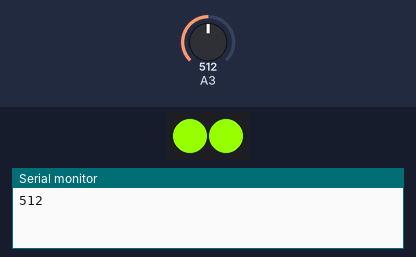
Recording of a sketch running on a simulated Arduino Uno, built with avr-gcc and run on an emulated ATmega328P. On the bench: 2 RGB LEDs in strip order, left to right, the last lines printed to the serial monitor. The test bench sets the inputs (shaded band); at power-on: A3 = 512. Dim RGB values are drawn brighter than linear.

Above: at 1.8 s.
1.9 s: A3 set to 238
4.2 s: A3 set to 207
At 6.4 s:
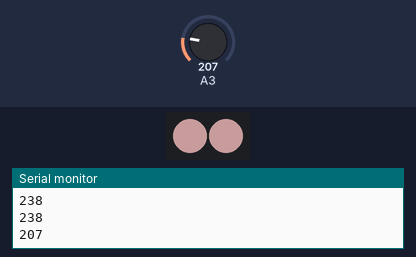
7.5 s: A3 set to 230
At 9.9 s:
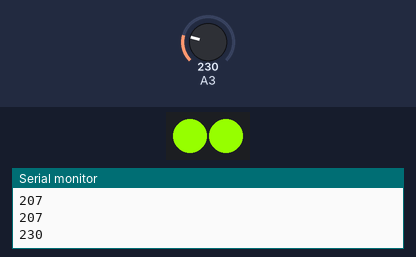
10.5 s: A3 set to 210
At 13.4 s:
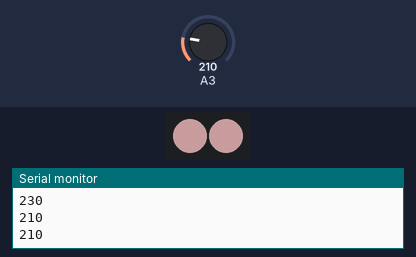
Timing chart, 0 to 14.5 s (numbered marks = the images above; inputs shaded):
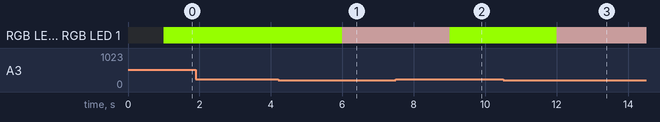

Measured:
- the behaviour switches between 220 and 219 on A3 (found by bisection; images 0 and 1)
- after the input at 4.2 s, RGB LED 0, RGB LED 1: RGB(150, 255, 0) → RGB(100, 78, 78) after 1.8 s
- after the input at 7.5 s, RGB LED 0, RGB LED 1: RGB(100, 78, 78) → RGB(150, 255, 0) after 1.5 s
- after the input at 10.5 s, RGB LED 0, RGB LED 1: RGB(150, 255, 0) → RGB(100, 78, 78) after 1.5 s

The sketch:

ArduinoSlaveFile.ino
```cpp
#include <Wire.h>
#include <Adafruit_NeoPixel.h>
#ifdef __AVR__
  #include <avr/power.h>
#endif
#define PIN 3 // 네오픽셀 연결 디지털 핀 번호 적기
#define NUM_LEDS 2 // 네오픽셀 소자 수, 1부터 시작. (3개 연결시, 3 작성)
#define SLAVE 20
byte mes = '6';
byte mes2= '1';
int cds;
Adafruit_NeoPixel strip = Adafruit_NeoPixel(NUM_LEDS, PIN, NEO_GRB + NEO_KHZ800);
void setup() {
  // Wire 라이브러리 초기화
  // 슬레이브로 참여하기 위해서는 주소를 지정해야 한다.
  Wire.begin(SLAVE);
  // 마스터의 데이터 전송 요구가 있을 때 처리할 함수 등록
  Wire.onRequest(sendToMaster);

  strip.begin(); // 네오픽셀 제어 시작
  strip.show(); // 네오픽셀 점등

  Serial.begin(9600);
}

void loop () {
  cds = analogRead(A3);
  delay(1000);
  Serial.println(cds);
  if(cds<220){
  strip.begin();
  strip.setBrightness(100);
  strip.setPixelColor(0,255,200,200);// 첫째, 둘째, 셋제,  G(GREEN),R(RED), B(BLUE),0~255사이 표현
  strip.setPixelColor(1,255,200,200);
  strip.show();
  }else{
  strip.begin();
  strip.setBrightness(255);
  strip.setPixelColor(0,150,255,0);// 첫째, 둘째, 셋제,  G(GREEN),R(RED), B(BLUE),0~255사이 표현
  strip.setPixelColor(1,150,255,0);
  strip.show();
  }

}

void sendToMaster() {
 if(cds>220){
     Wire.write(mes); // 카운터 값을 증가시키고 마스터로 전송
  }else
     Wire.write(mes2);
}
```
